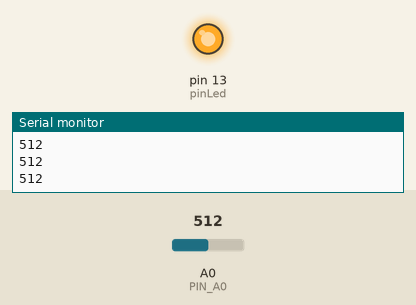
This sketch was run on a simulated Arduino Uno, built with avr-gcc and run on an emulated ATmega328P. Parts: output pins drawn as LEDs (lit = HIGH), the last lines printed to the serial monitor. The test bench sets the inputs (shaded band); at power-on: A0 (PIN_A0) = 512.

Above: at 1.2 s.
1.3 s: A0 (PIN_A0) set to 483
At 2.5 s:
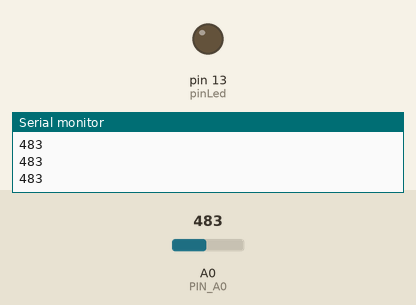
2.8 s: A0 (PIN_A0) set to 510
At 3.9 s:
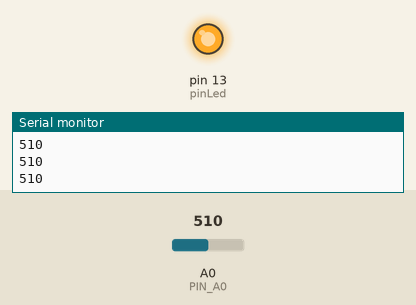
4.3 s: A0 (PIN_A0) set to 490
At 4.9 s:
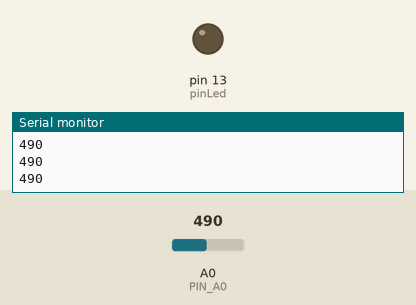
Timing chart, 0 to 7.3 s (numbered marks = the images above; inputs shaded):
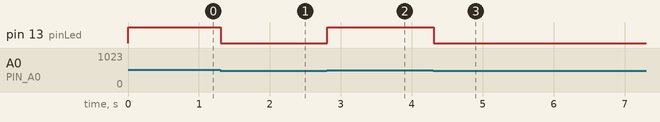

The sketch:

LedPotentionmeter.ino
```cpp
/*========================================================================
  - Chương trình sử dụng biến trở để điều khiển sáng tắt
  - Biến trở sẽ được đọc ở chân A0 và đem so sánh giá trị mong muốn
  - Nếu lớn hơn giá trị mong muốn thì sáng đèn ở chân 13 và ngược lại
========================================================================*/

int pinA0Value = 0; // Biến này lưu giá trị chân A0, từ 0..1023

#define pinLed  13 // Đặt chân 13 là chân sáng đèn
#define PIN_A0 A0 // Đặt chân biến trở là chân A0

void setup() {
  pinMode(pinLed, OUTPUT);
  Serial.begin(9600); //thiết lập kênh truyền với PC
}

void loop() {
  // Đọc giá trị chân A0 xem là mấu in ra thử cái gì
  pinA0Value = analogRead(PIN_A0);
  // In ra màn hình giá trị đọc được từ chân A0
  Serial.println(pinA0Value);
  // So sánh giá trị đọc được
  // nếu lớn hơn 500 thì đèn sáng và ngược lại
  if (pinA0Value >= 500)
    digitalWrite(13, HIGH);
  else
    digitalWrite(13, LOW);
}
```

Measured:
- the behaviour switches between 500 and 499 on A0 (PIN_A0) (found by bisection; images 0 and 1)
- after the input at 1.3 s, pin 13 (pinLed): HIGH → LOW at once
- after the input at 2.8 s, pin 13 (pinLed): LOW → HIGH at once
- after the input at 4.3 s, pin 13 (pinLed): HIGH → LOW at once
